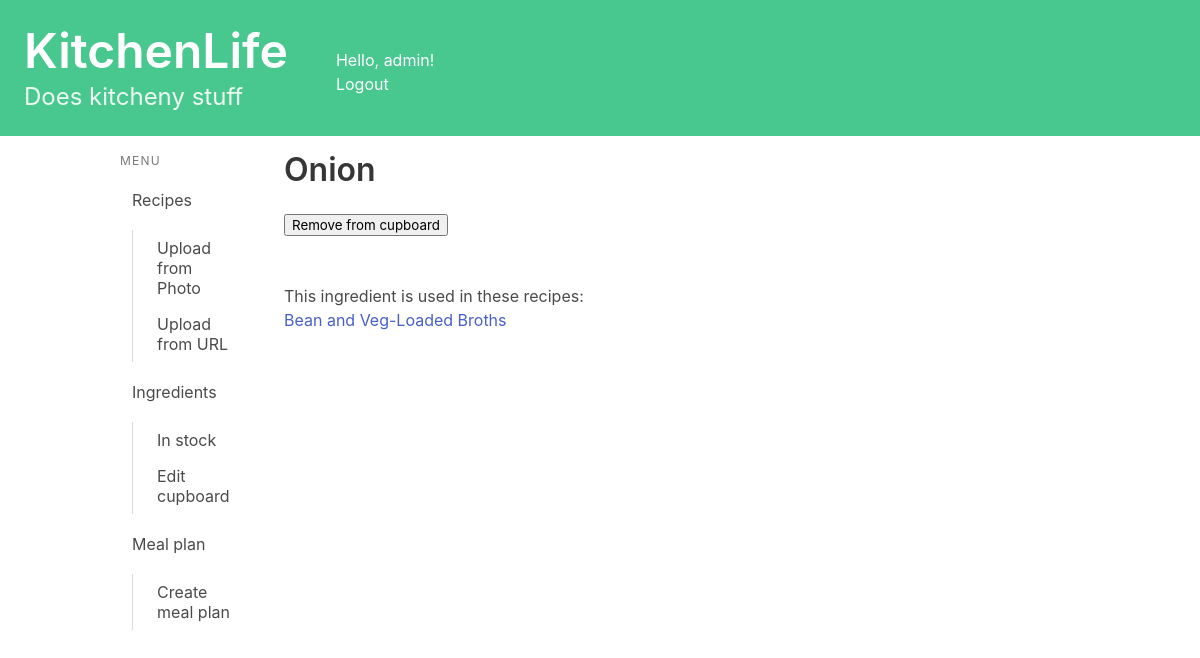
Before: /cupboard/ingredients/17/ (signed in) with the older database file.
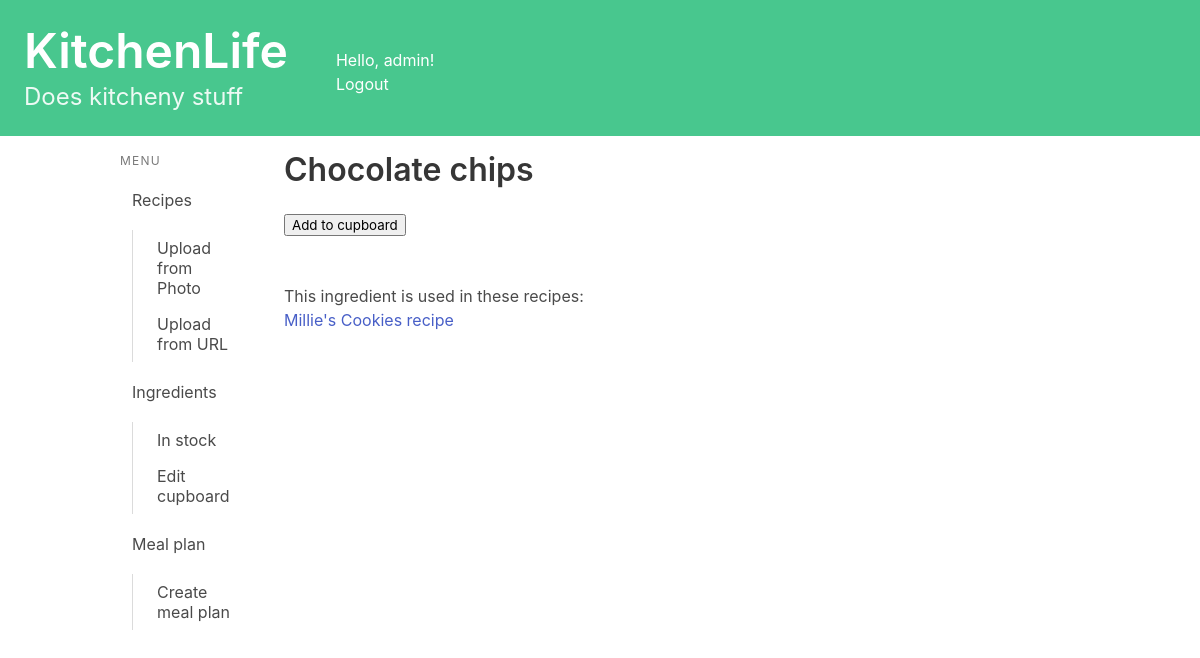
After: the same page with the newer database file.
### cupboard/models.py (models this page shows, shortened)
class Ingredient(models.Model):
    name = models.CharField(max_length=50)

### recipes/models.py (models this page shows, shortened)
class Recipe(models.Model):
    name = models.CharField(max_length=200)
    method = models.TextField(max_length=5000, null = True, blank = True)
    ingredients_string = models.TextField(max_length=1000, null = True, blank = True)#Plain text of ingredients
    book = models.CharField(max_length=200, null = True, blank = True)
    page = models.CharField(max_length=5, null = True, blank = True)
    serves = models.CharField(max_length=5, null = True, blank = True)
    description = models.TextField(max_length=500, null = True, blank = True)
    url = models.URLField(null = True, blank = True)
    jumbled_input = models.TextField(max_length=8000, null = True, blank = True)
    simplified_ingredients = models.TextField(max_length=1000, null = True, blank = True)
    owner = models.ForeignKey(User, on_delete=models.CASCADE, blank=True, null=True)
    uses_ingredient = models.ManyToManyField(Ingredient, related_name="ingredient_uses")

### cupboard/views.py (the view, shortened to what this page needs)
# urls.py: path('ingredients/<int:ingredient_id>/', views.ingredient_detail, name='ingredient_detail'),
@login_required
def ingredient_detail(request, ingredient_id):
    ingredient = get_object_or_404(Ingredient, pk=ingredient_id)
    profile = request.user.profile
    owned_by_user = profile.ingredients_owned.filter(id=ingredient.id)
    recipes = ingredient.ingredient_uses.filter(owner = request.user)
    context = {'ingredient': ingredient, 'recipes': recipes, 'owned_by_user': owned_by_user, 'form': EmptyForm}
    return render(request, 'cupboard/ingredient_detail.html', context)

### recipes/templatetags/is_active.py (called while the page is built)
@register.simple_tag
def is_active(request, url):
    if reverse(url) == request.path:
        return "is-active"
    return ""

### cupboard/templates/cupboard/ingredient_detail.html (shortened to what this page needs)
{% extends 'base.html' %}
{% block content %}
<ul><h1 class="title">{{ ingredient.name }}</h1>
    <form method="post">
        {% if owned_by_user %}
        <button type="submit">Remove from cupboard</button>
        {% else %}
        <button type="submit">Add to cupboard</button>
        {% endif %}
    </form>
{% if recipes %}
<br><br>
This ingredient is used in these recipes:
    {% for recipe in recipes %}
    <p><a href="{% url 'recipes:detail' recipe.id %}">{{ recipe.name }}</a><br></p>
    {% endfor %}
{% else %}
    <p>Add a recipe that uses {{ ingredient.name }} and it should show up here!</p>
{% endif %}
</ul>
{% endblock content %}

Changed rows visible on the page:
removed Recipe: name "Bean and Veg-Loaded Broths"
changed Ingredient: name "Onion" → "Chocolate chips"
added Recipe: name "Millie's Cookies recipe"
Other visible differences:
text no longer shown: "Remove from cupboard"
text now shown: "Add to cupboard"
